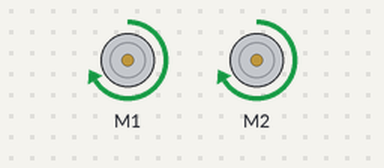
Recording of a sketch running on a simulated Arduino Uno, built with avr-gcc and run on an emulated ATmega328P. On the bench: 2 × DC motor (green arrow = forward, orange = backward, longer = faster). What the sketch prints to the serial monitor is not drawn.

Above: at 0.5 s.
At 1.5 s:
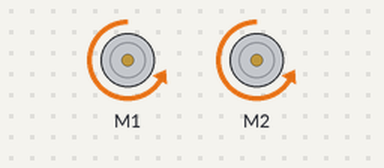
At 5.5 s:
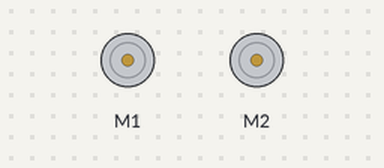
Timing chart, 0 to 6.9 s (numbered marks = the images above):
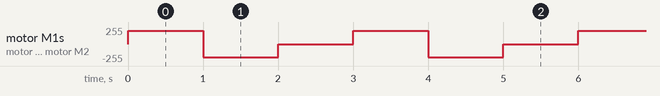

The sketch:

Motor_Test_4_Two_Motors.ino
```cpp
#include "AFMotor.h"

AF_DCMotor rightWheel(1, MOTOR12_64KHZ); //attached to Port 1
AF_DCMotor leftWheel(2, MOTOR12_64KHZ); //attached to Port 2
// so now we have 2 motors called "rightWheel" and "leftWheel"

void setup() {
Serial.begin(9600);
Serial.println("Motor test!");

rightWheel.setSpeed(200);
leftWheel.setSpeed(200);
}

void loop() {
Serial.print("tick");

rightWheel.run(FORWARD);
leftWheel.run(FORWARD);
delay(1000);

Serial.print("tock");
rightWheel.run(BACKWARD);
leftWheel.run(BACKWARD);
delay(1000);

Serial.print("tack");
rightWheel.run(RELEASE);
leftWheel.run(RELEASE);
delay(1000);
}
```

Measured:
- by itself, motor M1, motor M2: repeats every 3.0 s: backward 200/255 1.0 s, stopped 1.0 s, forward 200/255 1.0 s
